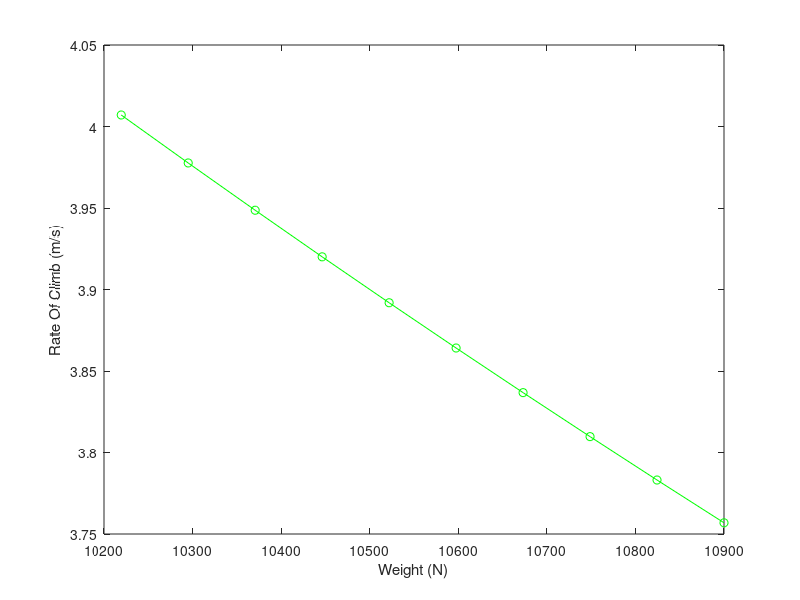

This figure's MATLAB source:
% Project: Effect of Aircraft Weight on Climb Performance
% Date: 23/07/2026
% Author: Shaurya Raman
% Description: Simple parameter study using the steady-state climb
% equation ROC = (Thrust - Drag) * V / Weight
% Assumptions: Constant thrust, Constant drag, Constant climb speed
% All assumptions are estimated for a Cessna 172 Sky-hawk
% Thrust, drag, and vertical speed are assumed to be independent of weight
% to isolate the effect of weight on rate of climb

thrust = 2000;             % N
drag = 950;                % N
climb_speed = 39;          % m/s
max_weight = 10900;        % N
observations = 10;

% Estimate minimum weight using fuel burn over a cruise period of 3 hrs
% Assumption: constant fuel burn rate (ignores burn variation with power setting/altitude)
% Used to derive a realistic min_weight
% not to simulate weight changing over time in the ROC model itself

fuel_burn_rate = 8.5;      % gallons per hour (average cruise burn)
fuel_density   = 6;        % lb per gallon of standard avgas
lb_to_N        = 4.448;    % conversion 
flight_time    = 3;        % hours

weight_loss_lb = fuel_burn_rate * fuel_density * flight_time;
weight_loss_N  = weight_loss_lb * lb_to_N;

min_weight = max_weight - weight_loss_N;

weight = linspace(min_weight, max_weight, observations);
time = linspace(3,0,10);
plot (time,weight, "w-o");
xlabel("Time (hrs)");
ylabel("Weight (N)");

ROC = ((thrust - drag)*climb_speed)./weight;

plot(weight, ROC, "g-o");
xlabel("Weight (N)");
ylabel("Rate Of Climb (m/s)");
